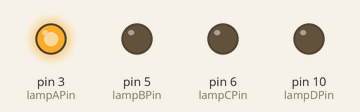
Simulated run of this sketch. Board: Arduino Uno, built with avr-gcc and run on an emulated ATmega328P. Parts: output pins drawn as LEDs (lit = HIGH).

Above: at 0.2 s.
At 1.2 s:
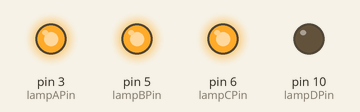
At 1.7 s:
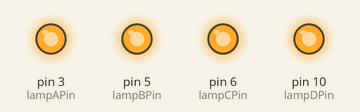
At 2.2 s:
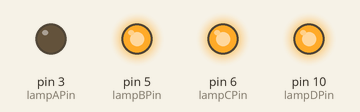
At 3.2 s:
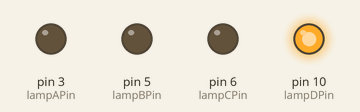
At 4.7 s:
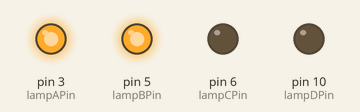
Timing chart, 0 to 5.2 s (numbered marks = the images above):
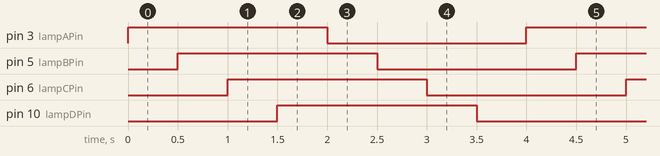

Measured:
- by itself, pin 3 (lampAPin), pin 5 (lampBPin), pin 6 (lampCPin), pin 10 (lampDPin): alternates HIGH for 2.0 s and LOW for 2.0 s
- by itself, everything shown: repeats every 4.0 s, in 8 steps

The sketch:

01_sequence.ino
```cpp
const int lampAPin = 3;
const int lampBPin = 5;
const int lampCPin = 6;
const int lampDPin = 10;

const int lampPins[] = {lampAPin, lampBPin, lampCPin, lampDPin};

void setup() {
  pinMode(lampAPin, OUTPUT);
  pinMode(lampBPin, OUTPUT);
  pinMode(lampCPin, OUTPUT);
  pinMode(lampDPin, OUTPUT);
}

void loop() {
    for (int i = 0; i < 4; i++) {
      digitalWrite(lampPins[i], HIGH);
      delay(500);
    }
    for (int i = 0; i < 4; i++) {
      digitalWrite(lampPins[i], LOW);
      delay(500);
    }
}
```
